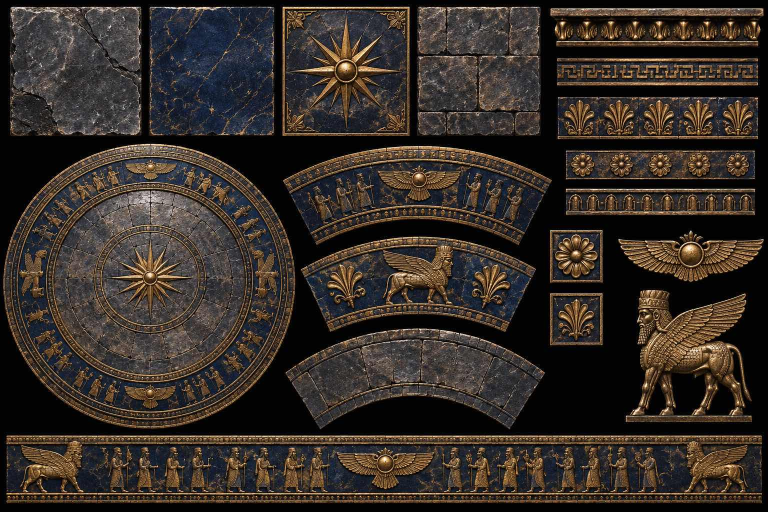
#> input picture assets/خامات المرسى.JPG, 1536 x 1024 px (shown at 1/2 size)
$ python u1-harbor-textures.py
#> lines starting #> are read from the running program, lines starting #| are printed output that depends on the picture
#!/usr/bin/env python3
"""Extract the U1-01 materials from the two authored reference sheets."""
from pathlib import Path
from tempfile import gettempdir
import io
import json
import math
import struct
from random import Random

import numpy as np
from PIL import Image, ImageDraw, ImageFilter, ImageOps

ASSETS = Path(__file__).resolve().parents[1] / 'assets'
OUT = ASSETS / 'r3' / 'harbor'
FLOOR = Image.open(ASSETS / 'خامات المرسى.JPG').convert('RGB')
#> FLOOR is the input picture: PIL image 1536x1024 RGB; mean R, G, B 54, 45.6, 39.6
ROOF = Image.open(ASSETS / 'نقوش سقف المرسى.JPG').convert('RGB')
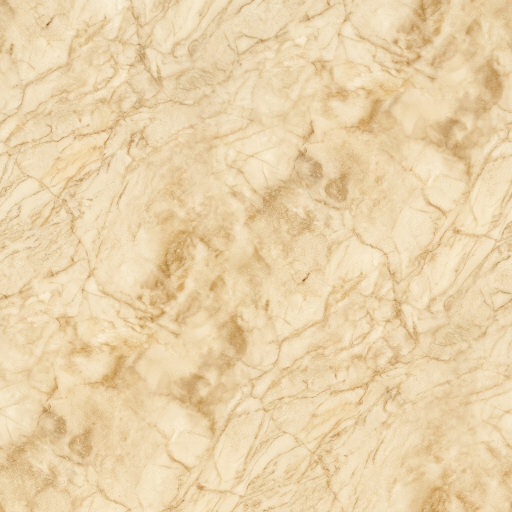
#> input picture assets/IMG_2962.JPG, 1024 x 1024 px, given in place of نقوش سقف المرسى.JPG, which was not available (shown at 1/2 size)
#> ROOF is the input picture: PIL image 1024x1024 RGB; mean R, G, B 233.6, 210.1, 170.1


def crop(sheet, rect, size):
#> called with rect = (15, 12, 137, 132), size = (300, 300)
    factor = sheet.width / 780
#> factor = 1.97
    return sheet.crop(tuple(round(x * factor) for x in rect)).resize(size, Image.Resampling.LANCZOS)


def save(name, image):
    image.save(OUT / (name + '.webp'), 'WEBP', quality=89, method=6)


def tile(image, both_axes=False):
    """Crossfade opposing edge strips around the period boundary."""
    data = np.asarray(image, dtype=float).copy()
    for axis in ([1, 0] if both_axes else [1]):
        a = np.moveaxis(data, axis, 0)
        width = min(22, a.shape[0] // 10)
        for i in range(width):
            mix = .5 * (1 - i / width) ** 2
            near, far = a[i].copy(), a[-1-i].copy()
            a[i], a[-1-i] = near*(1-mix) + far*mix, far*(1-mix) + near*mix
    return Image.fromarray(data.astype('uint8'))


def paving_sheet():
    """Lay weathered flagstones with staggered joints in a 4.6 m square."""
    random = Random(891)
    size = 1024
    source = crop(FLOOR, (15, 12, 137, 132), (300, 300))
    source = Image.blend(source, ImageOps.grayscale(source).convert('RGB'), 0.72)
    joints = Image.new('RGB', (size, size), (45, 46, 47))
    height = Image.new('L', (size, size), 30)
#> height: PIL image 1024x1024 L; every value is 30
    row_edges = [0, 151, 320, 497, 648, 838, size]
    for top, bottom in zip(row_edges, row_edges[1:]):
        length = bottom - top
        start = -random.randrange(32, 200)
        while start < size:
            width = random.randrange(128, 251)
            piece = source.crop((random.randrange(0, 28), random.randrange(0, 30), 282, 284))
            if random.randrange(2):
                piece = ImageOps.mirror(piece)
            piece = piece.rotate(90 * random.randrange(4)).resize((width, length), Image.Resampling.LANCZOS)
            stone = np.asarray(piece, dtype=float)
            tone = random.uniform(0.88, 1.12)
            tone = np.clip((stone - 90) * 0.73 + 100 * tone, 34, 197).astype('uint8')
            piece = Image.fromarray(tone)
            mask = Image.new('L', piece.size)
            d = ImageDraw.Draw(mask)
            d.polygon([(random.randrange(2, 6), 3), (width - 6, 2), (width - 3, 7),
                       (width - 3, length - 6), (width - 7, length - 3),
                       (5, length - 3), (2, length - 7)], fill=255)
            mask = mask.filter(ImageFilter.GaussianBlur(1.2))
            for shift in (-size, 0, size):
                joints.paste(piece, (start + shift, top), mask)
                height.paste(157, (start + shift, top, start + shift + width, bottom), mask)
            start += width
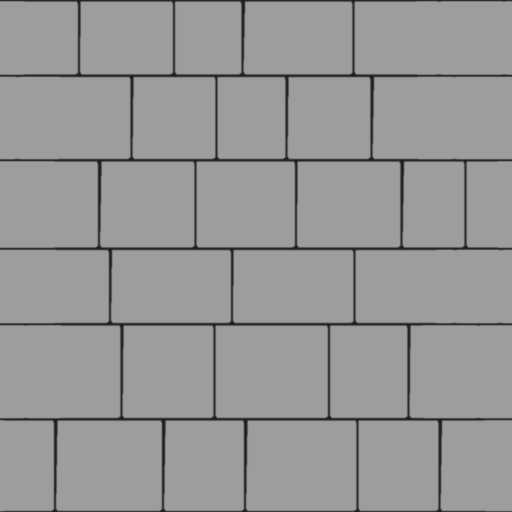
#> height: PIL image 1024x1024 L (shown at 1/2 size); min 30, max 157, mean 151
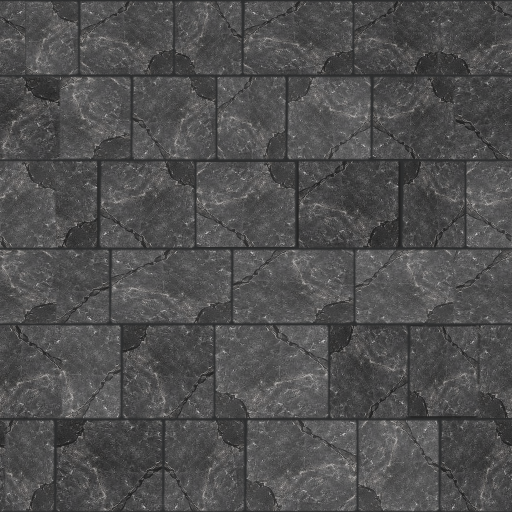
#> joints: PIL image 1024x1024 RGB (shown at 1/2 size); mean R, G, B 79.7, 79.4, 79.5
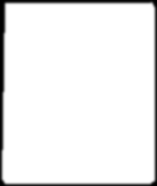
#> mask: PIL image 157x186 L; min 0, max 255, mean 239.3
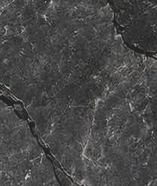
#> piece: PIL image 157x186 RGB; mean R, G, B 72.5, 72.1, 72.2
    # Mix shallow cracks from the source with the true stone edges.
    h = np.asarray(height.filter(ImageFilter.GaussianBlur(2.2)), dtype=float) / 255
    detail = np.asarray(joints.convert('L').filter(ImageFilter.GaussianBlur(.7)), dtype=float) / 255
    h = h * 0.65 + detail * 0.35
    dx = (np.roll(h, -1, axis=1) - np.roll(h, 1, axis=1)) * 2.3
    dy = -(np.roll(h, -1, axis=0) - np.roll(h, 1, axis=0)) * 2.3
    normal = np.stack((-dx, -dy, np.ones_like(h)), axis=-1)
    normal /= np.linalg.norm(normal, axis=-1, keepdims=True)
    save('paving-normal', Image.fromarray(np.clip((normal + 1) * 127.5, 0, 255).astype('uint8')))
    rough = np.clip(0.70 - h * 0.31, 0.40, 0.88)
    save('paving-rough', Image.fromarray((rough * 255).astype('uint8')).convert('RGB'))
    return joints


def unwrap_disk():
    """Rectify the full procession band, including both gold borders."""
    size = (1536, 160)
    angle = np.linspace(0, 2 * math.pi, size[0], endpoint=False)
    radius = np.linspace(143, 86, size[1])
    factor = FLOOR.width / 780
#> factor = 1.97
    x = (151.0 + np.cos(angle)[None, :] * radius[:, None]) * factor
    y = (291.2 + np.sin(angle)[None, :] * radius[:, None]) * factor
    coords = np.array(FLOOR, dtype=float)
    xx, yy = x.astype(int), y.astype(int)
    dx, dy = (x-xx)[..., None], (y-yy)[..., None]
    out = (coords[yy, xx] * (1-dx) + coords[yy, xx+1] * dx) * (1-dy)
    out += (coords[yy+1, xx] * (1-dx) + coords[yy+1, xx+1] * dx) * dy
    return Image.fromarray(out.astype('uint8'))
#> returned value: PIL image 1536x160 RGB


OUT.mkdir(exist_ok=True)
save('paving', paving_sheet())
save('floor-inlay', unwrap_disk())
def gilded_relief(name, image):
    image = tile(image)
#> after the loop in tile, `for axis in ([1, 0] if both_axes else [1]):`: a: shape (512, 112, 3) float64; mean R, G, B 66.5, 52.2, 41.5
#> after the loop in tile, `for axis in ([1, 0] if both_axes else [1]):`: data: shape (112, 512, 3) float64; mean R, G, B 66.5, 52.2, 41.5
    save(name, image)
    # The relief peaks follow the brighter raised bronze on the authored frieze.
    h = np.asarray(image.convert('L').filter(ImageFilter.GaussianBlur(1.35)), dtype=float) / 255
#> h: shape (112, 512) float64
    dx = (np.roll(h, -1, axis=1) - np.roll(h, 1, axis=1)) * 3.1
#> dx: shape (112, 512) float64
    dy = -(np.roll(h, -1, axis=0) - np.roll(h, 1, axis=0)) * 3.1
#> dy: shape (112, 512) float64
    normals = np.stack((-dx, -dy, np.ones_like(h)), axis=-1)
    normals /= np.linalg.norm(normals, axis=-1, keepdims=True)
    save(name + '-normal', Image.fromarray(((normals + 1) * 127.5).astype('uint8')))


gilded_relief('dais-gold', crop(FLOOR, (575, 151, 766, 186), (512, 112)))
gilded_relief('dais-border', crop(FLOOR, (568, 98, 767, 139), (512, 112)))
#> call 2 of gilded_relief, with name = 'dais-border'
#> after the loop in tile (call 2), `for axis in ([1, 0] if both_axes else [1]):`: a: shape (512, 112, 3) float64; mean R, G, B 77, 60.6, 48
#> after the loop in tile (call 2), `for axis in ([1, 0] if both_axes else [1]):`: data: shape (112, 512, 3) float64; mean R, G, B 77, 60.6, 48
#> in gilded_relief (call 2), `dy = -(np.roll(h, -1, axis=0) - np.roll(h, 1, axis=0)) * 3.1`:
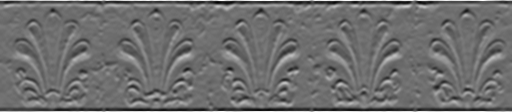
#> dy: shape (112, 512) float64; min -1.26, max 1.64, mean -1.98e-18; drawn with min black and max white
#> in gilded_relief (call 2), `normals /= np.linalg.norm(normals, axis=-1, keepdims=True)`:
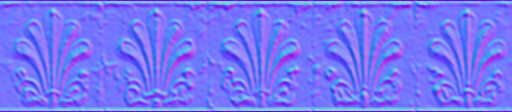
#> normals: shape (112, 512, 3) float64; mean of channels 0, 1, 2 0.00019, 0.00288, 0.948; drawn with min black and max white
save('roof-stone', tile(crop(ROOF, (9, 7, 110, 109), (384, 384)), True))
save('roof-rib', crop(ROOF, (126, 7, 143, 109), (64, 384)).transpose(Image.Transpose.ROTATE_90))
save('roof-band', tile(crop(ROOF, (9, 118, 611, 169), (1024, 96))))
save('roof-oculus', tile(crop(ROOF, (9, 216, 611, 252), (1024, 80))))

# One shared atlas for the authored city. At scene distances the color atlas
# carries the weathering and blue falls; the original three 2K maps stay in the source.
source = ASSETS / 'البنايات البعيدة.glb'
#> (the run stopped early here; a loop or call above may not have finished)
